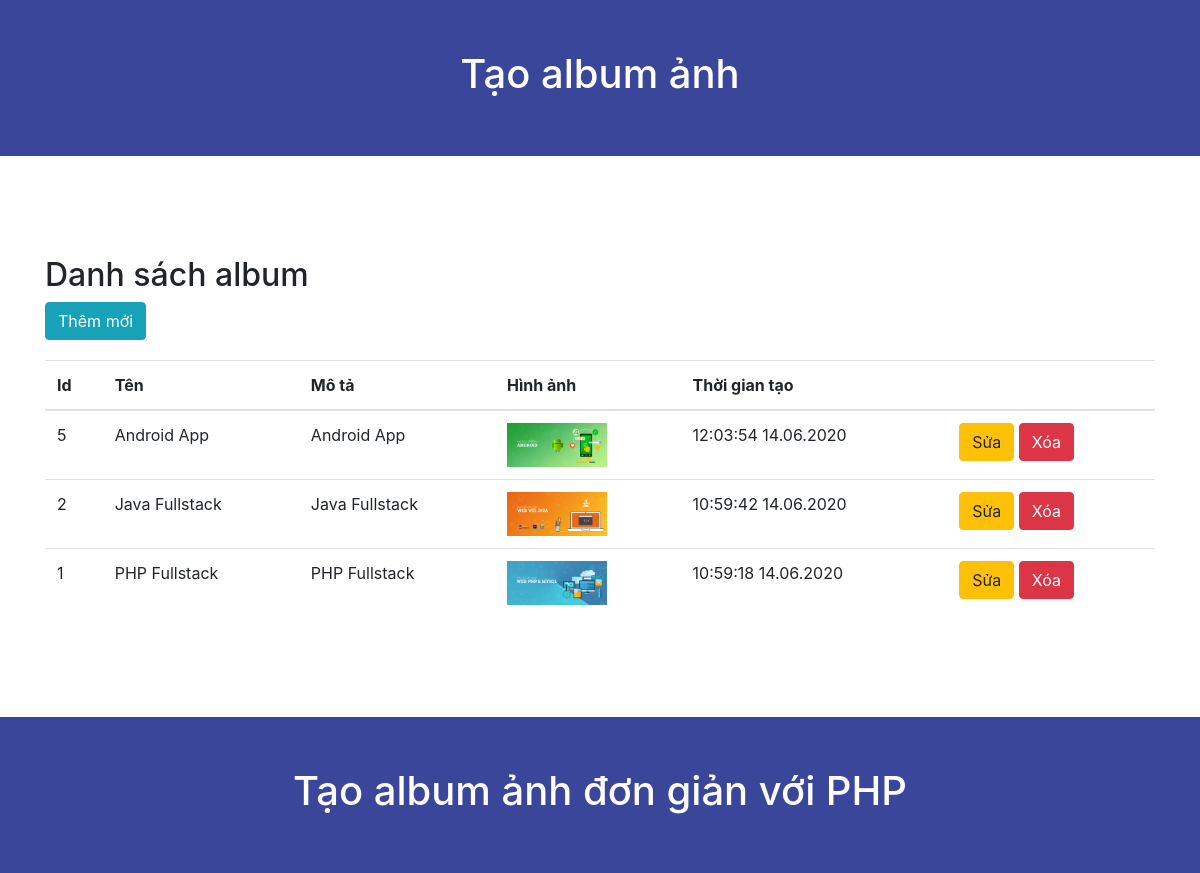
Page /list.php on the committed database.
### tables this page shows
CREATE TABLE `photo` (
  `photo_id` int(11) NOT NULL AUTO_INCREMENT,
  `photo_name` varchar(255) DEFAULT NULL,
  `photo_desc` varchar(255) DEFAULT NULL,
  `photo_image` varchar(255) DEFAULT NULL,
  `photo_created` int(11) DEFAULT NULL,
  PRIMARY KEY (`photo_id`)
);

### CrudController.php (called while the page is built, shortened)
<?php
class CrudController
{
    public function readData()
    {
        try {
            $dao = new Dao();
            $conn = $dao->openConnection();
            $sql = "SELECT * FROM `photo` ORDER BY photo_id DESC";
            $resource = $conn->query($sql);
            $result = $resource->fetchAll(PDO::FETCH_ASSOC);
        } catch (PDOException $e) {
            echo "There is some problem in connection: " . $e->getMessage();
        }
        if (! empty($result)) {
            return $result;
        }
    }
}
?>

### list.php (the view, shortened to what this page needs)
<!doctype html>
<html lang="en">
<head>
    <link rel="stylesheet" href="https://stackpath.bootstrapcdn.com/bootstrap/4.5.0/css/bootstrap.min.css">
</head>
<body>
<?php
include_once 'CrudController.php';
$crudcontroller = new CrudController();
$result = $crudcontroller->readData();
?>
<div class="container-fluid" style="padding-top: 50px;padding-bottom: 50px; background-color: #39469a; color: white; text-align: center">
    <h1>Tạo album ảnh</h1>
</div>
<div class="container" style="margin-top: 100px">
    <h2>Danh sách album</h2> <a href="index.php" class="btn btn-info">Thêm mới</a>
    <table class="table" style="margin-top: 20px">
        <thead>
        <tr>
            <th>Id</th>
            <th>Tên</th>
            <th>Mô tả</th>
            <th>Hình ảnh</th>
            <th>Thời gian tạo</th>
            <th></th>
        </tr>
        </thead>
        <tbody>
            <?php if ($result) :
                $i = 1; ?>
            <?php foreach ($result as $item) : ?>
                    <tr>
                        <td><?php echo $item['photo_id'] ?></td>
                        <td><?php echo $item['photo_name'] ?></td>
                        <td><?php echo $item['photo_desc'] ?></td>
                        <td>
                            <?php if ($item['photo_image']) : ?>
                            <img src="<?php echo $item['photo_image'] ?>" onclick="openModal();currentSlide(<?php echo $i ?>)" style="width: 100px" />
                            <?php endif; ?>
                        </td>
                        <td><?php echo date('H:i:s d.m.Y', $item['photo_created']) ?></td>
                        <td>
                            <a href="edit.php?id=<?php echo $item['photo_id'] ?>" class="btn btn-warning">Sửa</a>
                            <a href="delete.php?id=<?php echo $item['photo_id'] ?>" class="btn btn-danger">Xóa</a>
                        </td>
                    </tr>
            <?php $i++; ?>
            <?php endforeach; ?>
            <?php endif; ?>
        </tbody>
    </table>
</div>
<div class="container-fluid" style="margin-top: 100px;padding-top: 50px;padding-bottom: 50px; background-color: #39469a; color: white; text-align: center">
    <h1>Tạo album ảnh đơn giản với PHP</h1>
</div>
</body>
</html>

### rows in the picture
photo: photo_id "5", photo_name "Android App", photo_desc "Android App", photo_image (picture), photo_created "12:03:54 14.06.2020"
photo: photo_id "2", photo_name "Java Fullstack", photo_desc "Java Fullstack", photo_image (picture), photo_created "10:59:42 14.06.2020"
photo: photo_id "1", photo_name "PHP Fullstack", photo_desc "PHP Fullstack", photo_image (picture), photo_created "10:59:18 14.06.2020"
